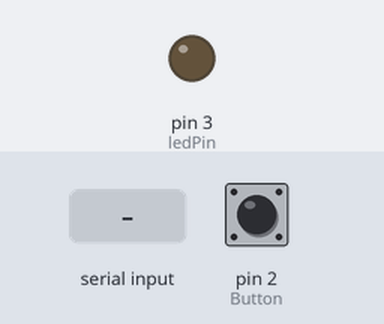
Simulated run of this sketch. Board: Arduino Uno, built with avr-gcc and run on an emulated ATmega328P. Shown: output pins drawn as LEDs (lit = HIGH). The test bench sets the inputs (shaded band); at power-on: pin 2 (Button) LOW. What the sketch prints to the serial monitor is not drawn.

Above: at 1.2 s.
1.3 s: byte 30 received over Serial
At 2.5 s:
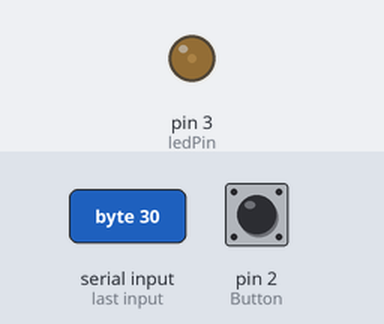
2.8 s: byte 90 received over Serial
At 3.8 s:
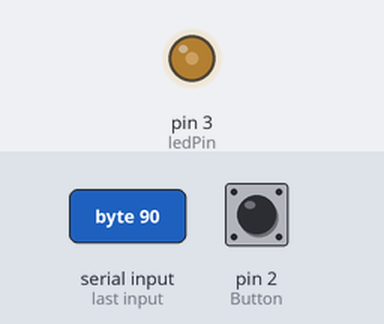
Timing chart, 0 to 5.8 s (numbered marks = the images above; inputs shaded):
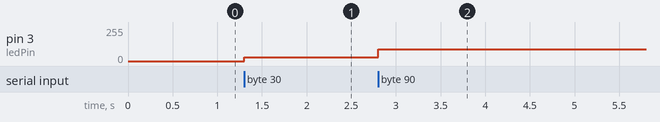

Measured:
- after the input at 1.3 s, pin 3 (ledPin): 0/255 → 30/255 at once
- after the input at 2.8 s, pin 3 (ledPin): 30/255 → 90/255 at once

The sketch:

arduino.ino
```cpp
//https://youtube.com/shorts/STYWkwirg8k
#include <Arduino_JSON.h>

const int Button = 2;
int ButtonState = 0;
int ButtonVal = 0;
const int ledPin = 3;

JSONVar serialOutput;

void setup() {
  // put your setup code here, to run once:
  Serial.begin(9600);

  pinMode(Button, INPUT);
  pinMode(ledPin, OUTPUT);
}

void loop() {
  //INPUT
  ButtonState = digitalRead(Button);
  delay(100);


  byte brightness;
  if(Serial.available()) {
    brightness = Serial.read();
    analogWrite(ledPin,brightness);
  }

  Serial.println(ButtonState);
}
```
